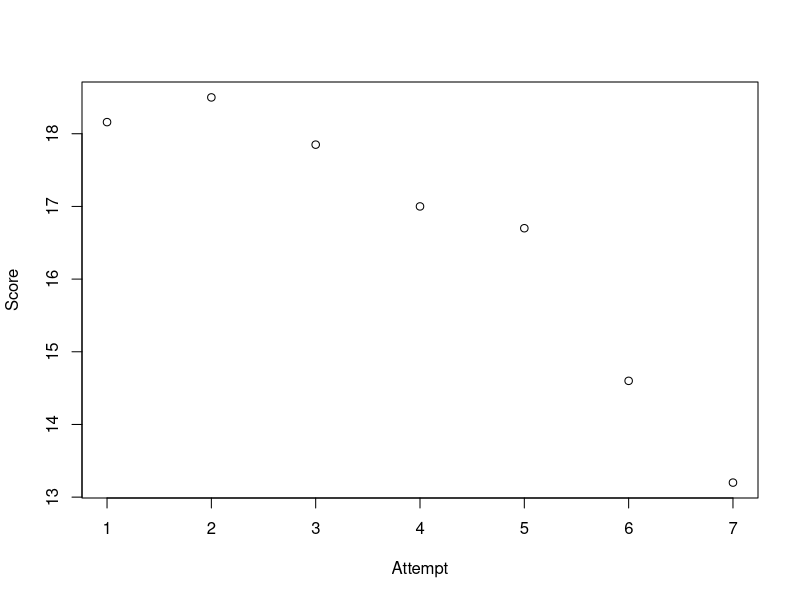

Recreate this plot in R.
## ---- chunk 1
#temp$importance[,1:5]

## ---- chunk 2
  clean_all_values <- function(df_column){
  if(class(df_column) == "integer" | class(df_column) == "numeric"){
    mean <- mean(df_column,na.rm = TRUE)
    df_column <- ifelse(is.na(df_column)== TRUE, mean, df_column)
    return(df_column)
  }else if(class(df_column) == "factor"){
    if(is.na(getmode(df_column))){
      df_column <- ifelse(is.na(df_column) == TRUE, as.factor("other"), df_column)
    }else{
    mode <- getmode(df_column)
    df_column <- ifelse(is.na(df_column) == TRUE, mode, df_column)
    return(df_column)
    }
  }
}
## ---- chunk 3
clean_df <- function(df){
  df$LotFrontage <- ifelse(is.na(df$LotFrontage) == TRUE, median(df$LotFrontage), df$LotFrontage) #editable
  df$Alley <- ifelse(is.na(df$Alley) == TRUE, as.factor("None"), df$Alley) #explained in documentation
  df$MasVnrType <- ifelse(is.na(df$MasVnrType) == TRUE, as.factor("None"),df$MasVnrType) #editable
  df$MasVnrArea <- ifelse(is.na(df$MasVnrArea) == TRUE, median(df$MasVnrArea), df$MasVnrArea) #Editable with type
  df$BsmtQual <- ifelse(is.na(df$BsmtQual) == TRUE, as.factor("No Basement"), df$BsmtQual) #explained in documentation
  df$BsmtCond <- ifelse(is.na(df$BsmtCond) == TRUE, as.factor("No Basement"), df$BsmtCond) #explained in documentation
  df$BsmtExposure <- ifelse(is.na(df$BsmtExposure) == TRUE, as.factor("No Basement"), df$BsmtExposure) #explained in documentation
  df$BsmtFinType1 <- ifelse(is.na(df$BsmtFinType1) == TRUE, as.factor("No Basement"), df$BsmtFinType1) #explained in documentation
  df$BsmtFinType2 <- ifelse(is.na(df$BsmtFinType2) == TRUE, as.factor("No Basement"), df$BsmtFinType2) #explained in documentation
  df$Electrical <- ifelse(is.na(df$Electrical) == TRUE, as.factor("SBrkr"), df$Electrical) #editable, SBrkr is the mode of the column
  df$FireplaceQu <- ifelse(is.na(df$FireplaceQu) == TRUE,as.factor("No Fireplace"), df$FireplaceQu) #explained in documentation
  df$GarageType <- ifelse(is.na(df$GarageType) == TRUE, as.factor("No Garage"), df$GarageType) #explained in documentation
  df$GarageYrBlt <- ifelse(is.na(df$GarageYrBlt) == TRUE, 0, df$GarageYrBlt) #explained in documentation
  df$GarageFinish <- ifelse(is.na(df$GarageFinish) == TRUE, as.factor("No Garage"), df$GarageFinish) #explained in documentation
  df$GarageQual <- ifelse(is.na(df$GarageQual) == TRUE, as.factor("No Garage"), df$GarageQual) #explained in documentation
  df$GarageCond <- ifelse(is.na(df$GarageCond) == TRUE, as.factor("No Garage"), df$GarageCond) #explained in documentation
  df$PoolQC <- ifelse(is.na(df$PoolQC) == TRUE, as.factor("No Pool"), df$PoolQC) #explained in documentation
  df$Fence <- ifelse(is.na(df$Fence) == TRUE, as.factor("No Pool"), df$Fence) #explained in documentation
  df$MiscFeature <- ifelse(is.na(df$MiscFeature) == TRUE, as.factor("No Pool"), df$MiscFeature) #explained in documentation
  return(df)
}

## ---- chunk 4
  progress = data.frame("Attempt" = c(1,2,3,4,5,6,7), "Score" = c(18.16, 18.5, 17.85, 17, 16.7,14.6,13.2))
plot(progress)
